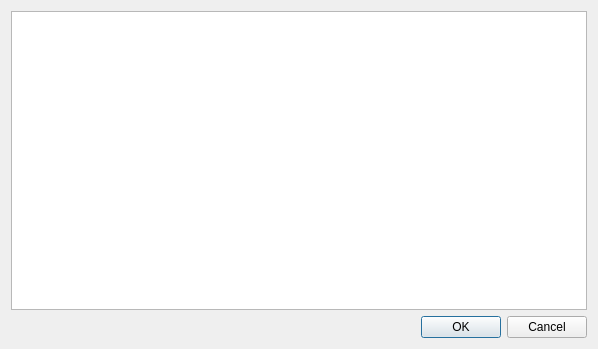
<?xml version="1.0" encoding="UTF-8"?>
<ui version="4.0">
 <class>EngineOptionDialog</class>
 <widget class="QDialog" name="EngineOptionDialog">
  <property name="geometry">
   <rect>
    <x>0</x>
    <y>0</y>
    <width>598</width>
    <height>349</height>
   </rect>
  </property>
  <property name="windowTitle">
   <string>Engine Options</string>
  </property>
  <layout class="QVBoxLayout" name="verticalLayout">
   <item>
    <widget class="EngineOptionList" name="tableView"/>
   </item>
   <item>
    <widget class="QDialogButtonBox" name="buttonBox">
     <property name="orientation">
      <enum>Qt::Horizontal</enum>
     </property>
     <property name="standardButtons">
      <set>QDialogButtonBox::Cancel|QDialogButtonBox::Ok</set>
     </property>
    </widget>
   </item>
  </layout>
 </widget>
 <customwidgets>
  <customwidget>
   <class>EngineOptionList</class>
   <extends>QTableView</extends>
   <header>engineoptionlist.h</header>
  </customwidget>
 </customwidgets>
 <resources/>
 <connections>
  <connection>
   <sender>buttonBox</sender>
   <signal>accepted()</signal>
   <receiver>EngineOptionDialog</receiver>
   <slot>accept()</slot>
   <hints>
    <hint type="sourcelabel">
     <x>248</x>
     <y>254</y>
    </hint>
    <hint type="destinationlabel">
     <x>157</x>
     <y>274</y>
    </hint>
   </hints>
  </connection>
  <connection>
   <sender>buttonBox</sender>
   <signal>rejected()</signal>
   <receiver>EngineOptionDialog</receiver>
   <slot>reject()</slot>
   <hints>
    <hint type="sourcelabel">
     <x>316</x>
     <y>260</y>
    </hint>
    <hint type="destinationlabel">
     <x>286</x>
     <y>274</y>
    </hint>
   </hints>
  </connection>
 </connections>
</ui>
